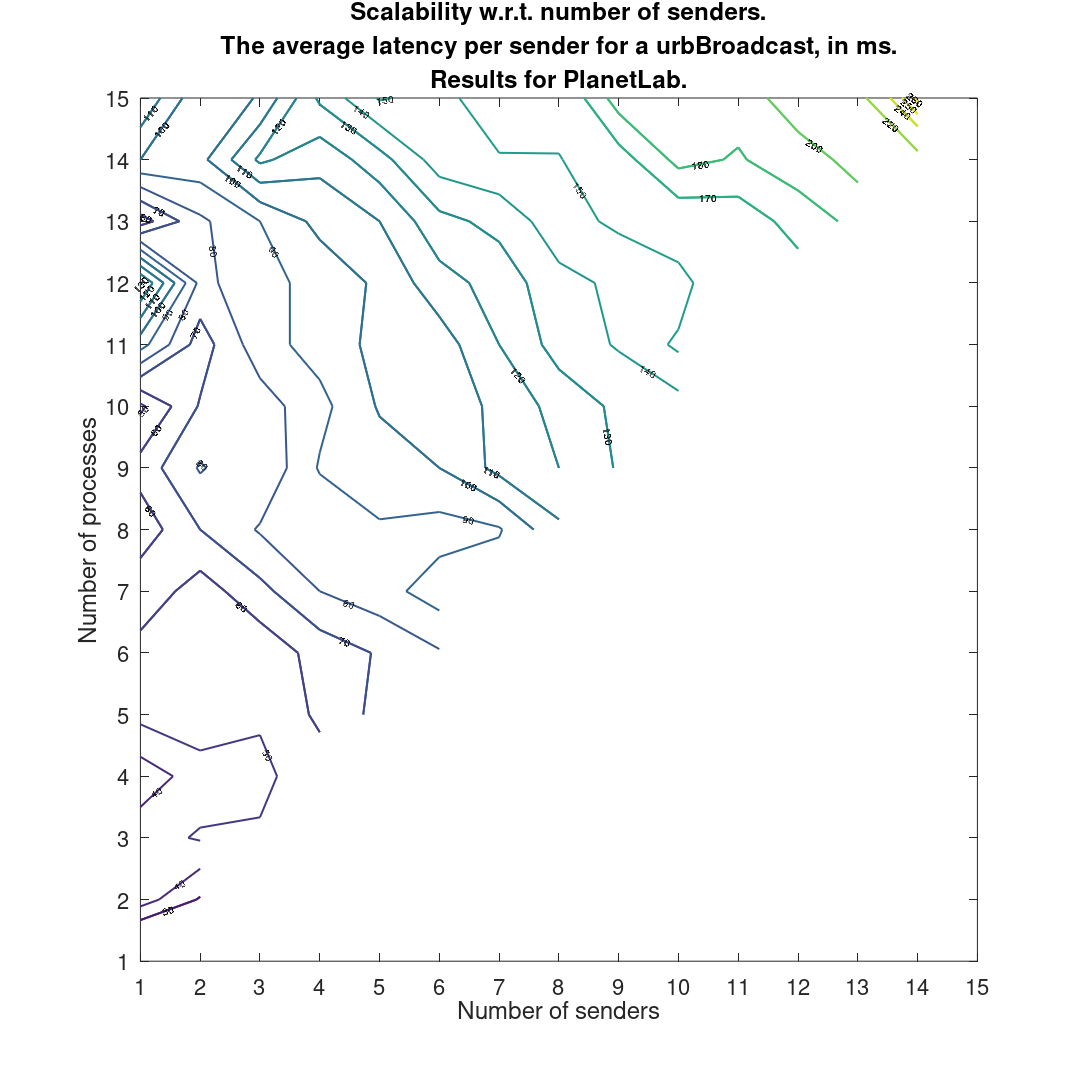

Write the MATLAB code that produced this figure.
clf
set(0,'DefaultFigureVisible','off')
figure('DefaultAxesFontSize',22);
x = [;1;1;2;1;2;3;4;2;1;3;3;1;2;5;4;3;2;5;1;6;4;7;3;1;5;6;2;4;1;4;5;2;3;8;6;7;3;7;6;5;8;4;1;2;9;2;5;6;9;10;4;8;3;7;1;11;7;1;2;10;8;5;6;3;4;9;11;4;6;9;12;8;2;5;7;10;1;3;5;2;6;13;7;11;8;1;10;3;12;4;9;9;5;2;3;1;11;13;7;6;12;10;8;4;14;3;12;8;6;9;1;7;14;13;15;5;10;11;2;4];
y = [;1;2;2;3;3;3;4;4;4;4;5;5;5;5;5;6;6;6;6;6;6;7;7;7;7;7;7;7;8;8;8;8;8;8;8;8;9;9;9;9;9;9;9;9;9;10;10;10;10;10;10;10;10;10;10;11;11;11;11;11;11;11;11;11;11;11;12;12;12;12;12;12;12;12;12;12;12;12;13;13;13;13;13;13;13;13;13;13;13;13;13;14;14;14;14;14;14;14;14;14;14;14;14;14;14;15;15;15;15;15;15;15;15;15;15;15;15;15;15;15];
z = [;0;45;29;46;51;51;55;45;34;48;51;53;57;73;62;53;51;71;56;79;64;97;67;67;86;95;55;80;54;81;89;70;81;108;86;89;71;113;100;95;120;91;64;81;131;71;101;105;132;136;87;124;75;112;48;154;120;94;65;152;134;103;105;86;94;141;168;93;116;142;165;137;77;102;124;144;131;87;110;78;127;183;133;164;146;55;162;90;174;103;152;165;126;97;122;100;179;210;149;145;186;183;149;113;213;101;217;159;146;185;119;158;263;213;278;151;187;184;92;132];
[X,Y]=meshgrid(min(x):max(x),min(y):max(y));
Z=griddata(x,y,z,X,Y);
contour(X,Y,Z,'LevelList', [10;20;10], 'linewidth', 2, 'ShowText','on');
hold on
contour(X,Y,Z,'LevelList', [10;20;10], 'linewidth', 2, 'ShowText','on');
contour(X,Y,Z,'LevelList', [20;30;10], 'linewidth', 2, 'ShowText','on');
contour(X,Y,Z,'LevelList', [30;40;10], 'linewidth', 2, 'ShowText','on');
contour(X,Y,Z,'LevelList', [50;60;10], 'linewidth', 2, 'ShowText','on');
contour(X,Y,Z,'LevelList', [60;70;10], 'linewidth', 2, 'ShowText','on');
contour(X,Y,Z,'LevelList', [70;80;10], 'linewidth', 2, 'ShowText','on');
contour(X,Y,Z,'LevelList', [90;100;10], 'linewidth', 2, 'ShowText','on');
contour(X,Y,Z,'LevelList', [100;110;10], 'linewidth', 2, 'ShowText','on');
contour(X,Y,Z,'LevelList', [110;120;10], 'linewidth', 2, 'ShowText','on');
contour(X,Y,Z,'LevelList', [120;130;10], 'linewidth', 2, 'ShowText','on');
contour(X,Y,Z,'LevelList', [130;140;10], 'linewidth', 2, 'ShowText','on');
contour(X,Y,Z,'LevelList', [150;170;10], 'linewidth', 2, 'ShowText','on');
contour(X,Y,Z,'LevelList', [170;180;10], 'linewidth', 2, 'ShowText','on');
contour(X,Y,Z,'LevelList', [180;200;10], 'linewidth', 2, 'ShowText','on');
contour(X,Y,Z,'LevelList', [200;220;10], 'linewidth', 2, 'ShowText','on');
contour(X,Y,Z,'LevelList', [220;240;10], 'linewidth', 2, 'ShowText','on');
contour(X,Y,Z,'LevelList', [240;250;10], 'linewidth', 2, 'ShowText','on');
contour(X,Y,Z,'LevelList', [250;260;10], 'linewidth', 2, 'ShowText','on');
contour(X,Y,Z,'LevelList', [260;280;10], 'linewidth', 2, 'ShowText','on');
title({'Scalability w.r.t. number of senders.', 'The average latency per sender for a urbBroadcast, in ms.', 'Results for PlanetLab.'})
xlabel('Number of senders')
xticks([1, 2, 3, 4, 5, 6, 7, 8, 9, 10, 11, 12, 13, 14, 15])
ylabel('Number of processes')
yticks([1, 2, 3, 4, 5, 6, 7, 8, 9, 10, 11, 12, 13, 14, 15])
set(gcf, 'PaperPosition', [0.0 0.0 15 15]);
set(gcf, 'PaperSize', [15 15]);
saveas(gcf, 'exp2_pl_lat_new.pdf')
